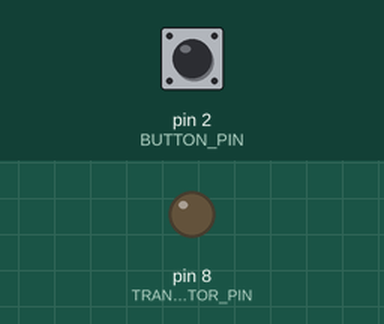
Recording of a sketch running on a simulated Arduino Uno, built with avr-gcc and run on an emulated ATmega328P. Parts: output pins drawn as LEDs (lit = HIGH). Dashed ring = blinking. The inputs (shaded band) are chosen by the test bench; at power-on: pin 2 (BUTTON_PIN) HIGH.

Above: at 1.2 s.
1.3 s: pin 2 (BUTTON_PIN) pulled LOW for 0.15 s
At 2.2 s:
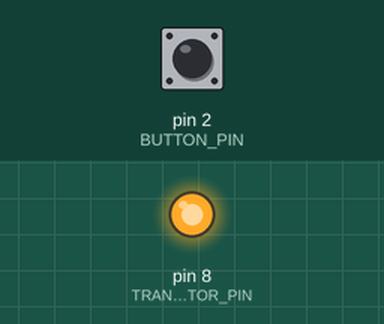
2.9 s: pin 2 (BUTTON_PIN) pulled LOW for 3.2 s
At 3.11 s:
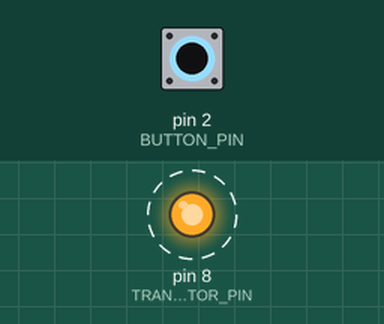
Timing chart, 0 to 7.6 s (numbered marks = the images above; inputs shaded):
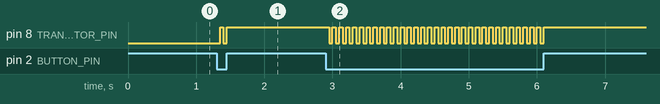

The sketch:

incredible_amur1.ino
```cpp
#define BUTTON_PIN 2
#define TRANSISTOR_PIN 8
#define AUTO_OFF_DELAY 10000

unsigned long lastPressTime = 0;
unsigned long currentMillis;
bool deviceState = false;

void setup() {
  pinMode(BUTTON_PIN, INPUT_PULLUP);
  pinMode(TRANSISTOR_PIN, OUTPUT);
  digitalWrite(TRANSISTOR_PIN, LOW);
  Serial.begin(9600);
}

void loop() {
  currentMillis = millis();
  bool buttonState = digitalRead(BUTTON_PIN);

  if (buttonState == LOW) {
    delay(50);
    lastPressTime = currentMillis;
    deviceState = !deviceState;
    digitalWrite(TRANSISTOR_PIN, deviceState ? HIGH : LOW);
  }
}
```

Measured:
- after the input at 1.3 s, pin 8 (TRANSISTOR_PIN): LOW → HIGH after 0.05 s, → LOW 0.05 s later, → HIGH 0.05 s later
- after the input at 2.9 s, pin 8 (TRANSISTOR_PIN): alternates HIGH for 0.05 s and LOW for 0.05 s, 64 changes in all, then stays HIGH, starting after 0.05 s
